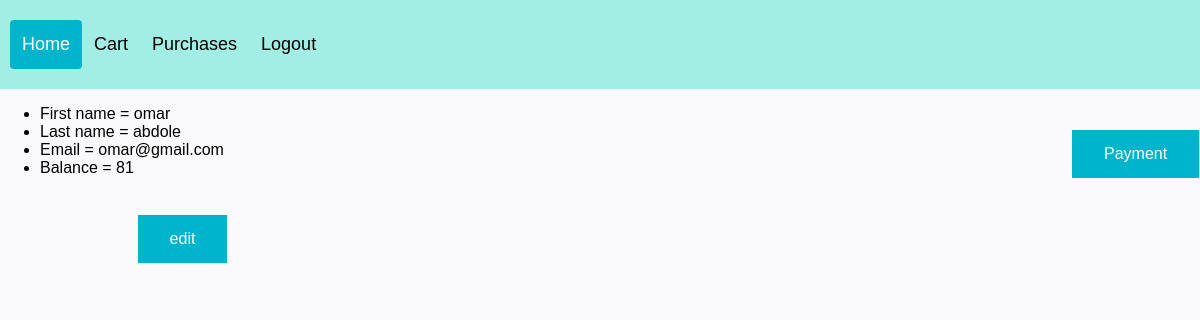
Page /account/profile_detail (signed in) on the earlier database version.
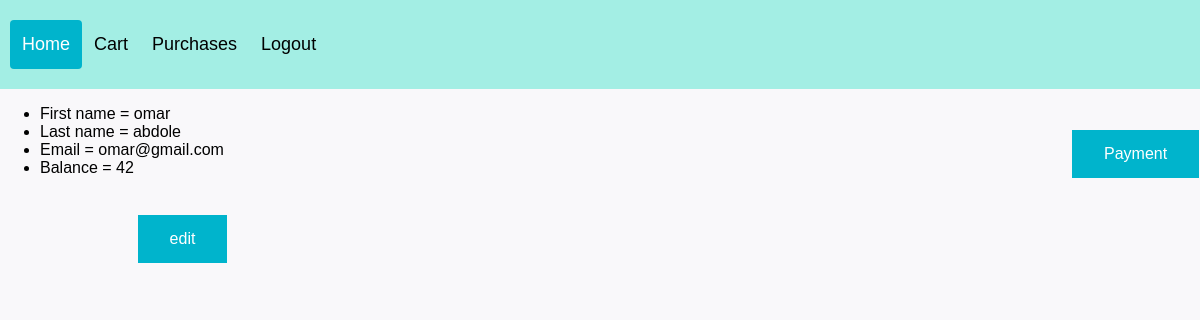
Same page on the later database version.
### Accounts/models.py (models this page shows, shortened)
class Profile(models.Model):
    user = models.OneToOneField(User, on_delete=models.CASCADE)
    username_id = models.CharField(max_length=50, unique=True)
    balance = models.IntegerField(default=0, auto_created=True)

### Accounts/views.py (the view)
# urls.py: path('profile_detail', views.profile_detail, name ='profile_detail'),
def profile_detail(request):
    profile = request.user.profile
    return render(request, 'Accounts/profile.html', {'profile': profile})

### Accounts/templates/Accounts/profile.html (shortened to what this page needs)
{%  load static %}
<!DOCTYPE html>
<html lang="en">
<head>
    <link rel="stylesheet" type="text/css" href="{% static "Accounts/css/header.css" %}">
    <link rel="stylesheet" type="text/css" href="{% static "Accounts/css/formstyle.css" %}">
</head>
<body>
    <div class="header">
  <div class="header-right">
    <a class="active" href="{% url "Store:product" %}">Home</a>
      {% if user.is_authenticated %}
        <a href="{% url "Store:cart" %}">Cart</a>
          <a href="{% url "Account:purchase" %}">Purchases</a>
        <a href="{% url "Account:logout" %}">Logout</a>
      {% else %}
          <a href="{% url "Account:login" %}">Sign in</a>
      {% endif %}
  </div>
</div>
    <ul>
        <li>First name  = {{ profile.user.first_name}}</li>
        <li>Last name = {{ profile.user.last_name}}</li>
        <li>Email = {{ profile.user.email }}</li>
        <li>Balance = {{ profile.balance }}</li>
    </ul><br>
    <a href="{% url "Account:pay" %}" class="reset-button" id="trans">Payment</a>
    <a href="{% url "Account:edit" %}" class="reset-button">edit</a>
</body>
</html>

Differences in the rows shown:
changed Profile "omar": balance "81" → "42"
